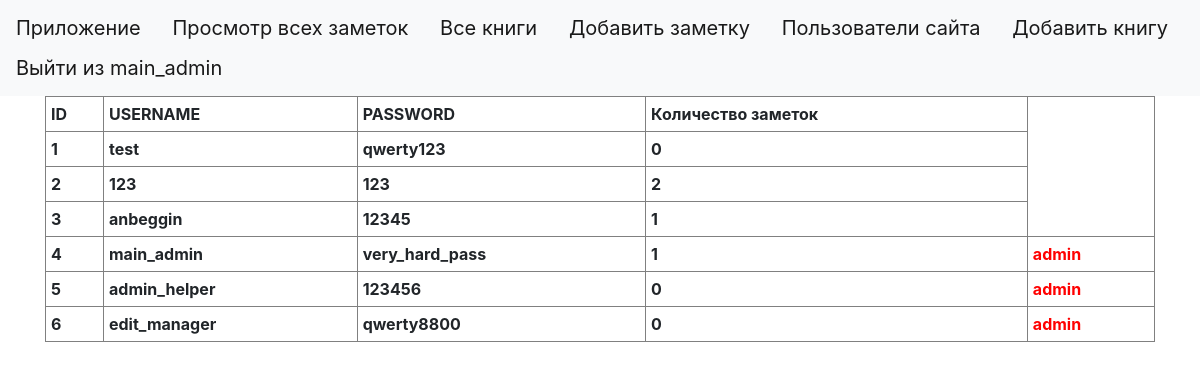
Page /site_users (signed in) on the committed database.
### tables this page shows
CREATE TABLE users 
                            (id INTEGER PRIMARY KEY AUTOINCREMENT, 
                             user_name VARCHAR(50),
                             password_hash VARCHAR(128)
                             );

### main.py (the view)
@app.route('/site_users')
def site_users():
    if 'username' not in session:
        return redirect('/login')
    if session['username'] not in admins:
        return redirect('/')
    user_model = UsersModel(db.get_connection())
    num = user_model.get_all()
    all_users = []
    for i in num:
        id = i[0]
        username = i[1]
        password = i[2]
        k = user_model.count(id)
        all_users.append((id, username, password, k))
    return render_template('site_users.html', users=all_users, admins=admins, username=session['username'])

### db.py (called while the page is built)
    def get_connection(self):
        return self.conn

### users_model.py (called while the page is built)
    def get_all(self):
        cursor = self.connection.cursor()
        cursor.execute("SELECT * FROM users")
        rows = cursor.fetchall()
        return rows

    def count(self, user_id):
        cursor = self.connection.cursor()
        cursor.execute("SELECT COUNT(*) FROM news WHERE user_id = '{}'".format(user_id))
        row = cursor.fetchone()
        if not row:
            return 0
        return row[0]

### templates/site_users.html
{% extends "base.html" %}
{% block content %}
    <div>
  <table border="1" width="100%" cellpadding="5" >
       <th>ID</th>
      <th>USERNAME</th>
      <th>PASSWORD</th>
      <th>Количество заметок</th>
    {% for id, user_name, password, count in users%}
      <tr>
          <th>{{id}}</th>
          <th>{{user_name}}</th>
          <th>{{password}}</th>
          <th>{{count}}</th>
          {% if user_name in admins %}
            <th style="color:red"> admin</th>
          {% endif %}
    </tr>
    {% endfor %}
       </table>
    </div>
      {% endblock %}

### templates/base.html (shortened to what this page needs)
<!doctype html>
<html lang="en">
<head>
    <link rel="stylesheet" href="https://maxcdn.bootstrapcdn.com/bootstrap/4.0.0/css/bootstrap.min.css">
</head>
  <body>
    <header>
      <nav class="navbar navbar-light bg-light">
        <a class="navbar-brand" href="#">Приложение</a>
          {% if username in admins or show == 1 %}
                        <a class="navbar-brand" href="/">Просмотр всех заметок</a>
                        <a class="navbar-brand" href="/all_books">Все книги</a>
                        <a class="navbar-brand" href="/add_news/none">Добавить заметку</a>
                        <a class="navbar-brand" href="/site_users">Пользователи сайта</a>
                        <a class="navbar-brand" href="/upload">Добавить книгу</a>
          {% else %}
                {% if "username" in session %}
                        <a class="navbar-brand" href="/">Просмотр своих заметок</a>
                         <a class="navbar-brand" href="/all_books">Все книги</a>
                        <a class="navbar-brand" href="/add_news/none">Добавить заметку</a>
                {% endif %}
          {% endif %}
            {% if "username" in session %}
                         <a class="navbar-brand" href="/logout">Выйти из {{session['username']}}</a>
           {% endif %}
      </nav>
    </header>
    <main role="main" class="container">
        {% block content %}{% endblock %}
    </main>
  </body>
</html>

### rows in the picture
users: username "main_admin", id "4", user_name "main_admin", password_hash "very_hard_pass", count "1"
users: id "1", user_name "test", password_hash "qwerty123", count "0"
users: id "2", user_name "123", password_hash "123"
users: id "3", user_name "anbeggin", password_hash "12345", count "1"
users: id "5", user_name "admin_helper", password_hash "123456", count "0"
users: id "6", user_name "edit_manager", password_hash "qwerty8800", count "0", shows "admin"
